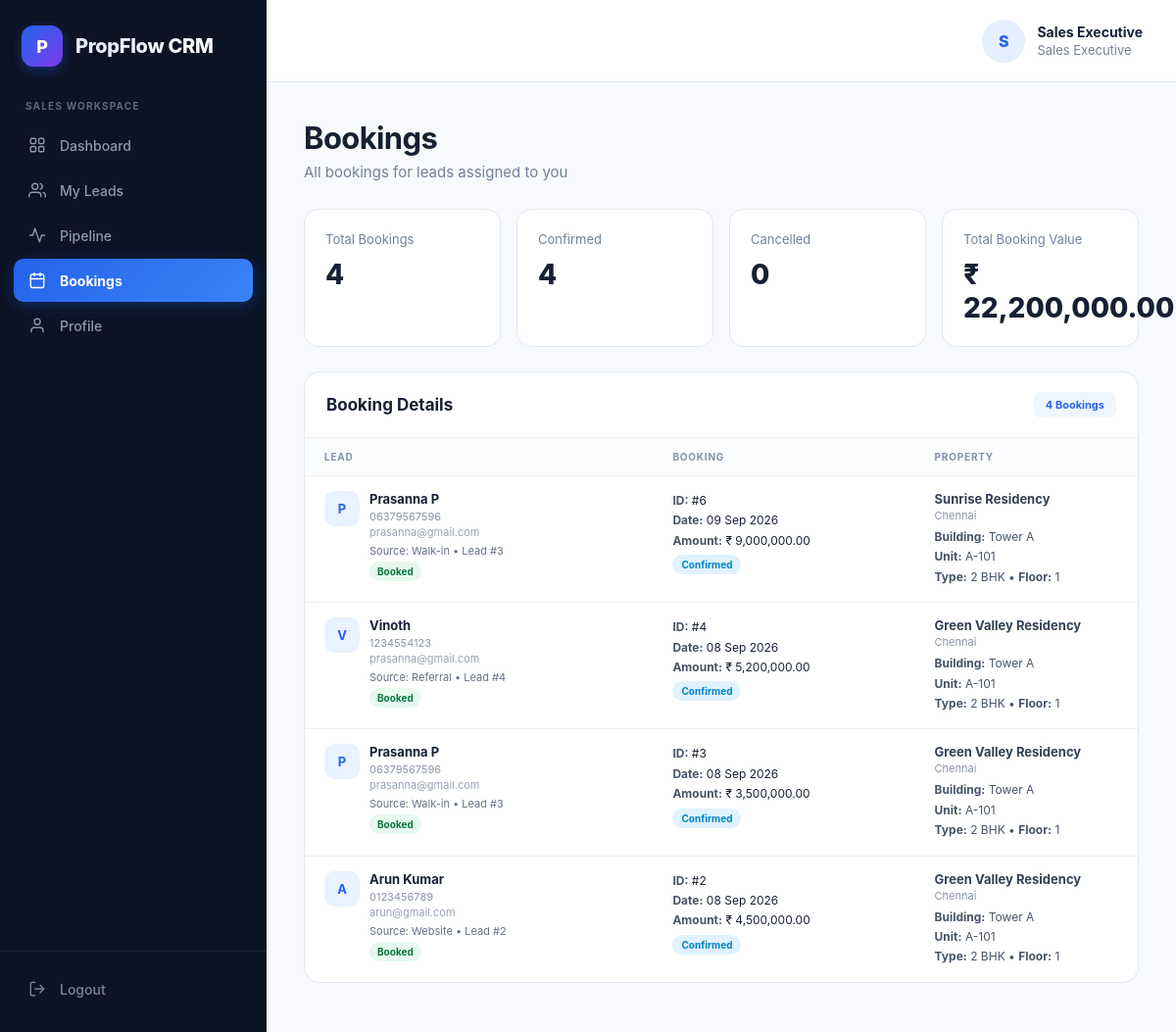
Page /sales/bookings.php (signed in) on the committed database.
### tables this page shows
CREATE TABLE `bookings` (
  `id` int(10) UNSIGNED NOT NULL,
  `lead_id` int(10) UNSIGNED NOT NULL,
  `unit_id` int(10) UNSIGNED NOT NULL,
  `booked_by` int(10) UNSIGNED NOT NULL,
  `booking_date` date NOT NULL,
  `amount` decimal(15,2) NOT NULL DEFAULT 0.00,
  `status` enum('Confirmed','Cancelled') NOT NULL DEFAULT 'Confirmed',
  `notes` text DEFAULT NULL,
  `created_at` timestamp NOT NULL DEFAULT current_timestamp(),
  `updated_at` timestamp NOT NULL DEFAULT current_timestamp() ON UPDATE current_timestamp()
);

CREATE TABLE `leads` (
  `id` int(10) UNSIGNED NOT NULL,
  `name` varchar(150) NOT NULL,
  `phone` varchar(30) NOT NULL,
  `email` varchar(150) DEFAULT NULL,
  `source` varchar(100) DEFAULT NULL,
  `stage` enum('New','Contacted','Site Visit','Interested','Negotiation','Booked','Lost') NOT NULL DEFAULT 'New',
  `assigned_to` int(10) UNSIGNED DEFAULT NULL,
  `follow_up_date` date DEFAULT NULL,
  `notes` text DEFAULT NULL,
  `created_at` timestamp NOT NULL DEFAULT current_timestamp(),
  `updated_at` timestamp NOT NULL DEFAULT current_timestamp() ON UPDATE current_timestamp()
);

CREATE TABLE `projects` (
  `id` int(10) UNSIGNED NOT NULL,
  `name` varchar(150) NOT NULL,
  `location` varchar(255) NOT NULL,
  `description` text DEFAULT NULL,
  `status` enum('active','inactive') NOT NULL DEFAULT 'active',
  `created_at` timestamp NOT NULL DEFAULT current_timestamp(),
  `updated_at` timestamp NOT NULL DEFAULT current_timestamp() ON UPDATE current_timestamp()
);

CREATE TABLE `buildings` (
  `id` int(10) UNSIGNED NOT NULL,
  `project_id` int(10) UNSIGNED NOT NULL,
  `name` varchar(100) NOT NULL,
  `floors` int(10) UNSIGNED DEFAULT 1,
  `description` text DEFAULT NULL,
  `status` enum('active','inactive') NOT NULL DEFAULT 'active',
  `created_at` timestamp NOT NULL DEFAULT current_timestamp()
);

CREATE TABLE `units` (
  `id` int(10) UNSIGNED NOT NULL,
  `building_id` int(10) UNSIGNED NOT NULL,
  `unit_number` varchar(50) NOT NULL,
  `type` enum('1 BHK','2 BHK','3 BHK','4 BHK','Villa','Commercial') NOT NULL,
  `floor` int(10) UNSIGNED NOT NULL DEFAULT 1,
  `price` decimal(15,2) NOT NULL DEFAULT 0.00,
  `status` enum('available','reserved','booked','blocked') NOT NULL DEFAULT 'available',
  `description` text DEFAULT NULL,
  `created_at` timestamp NOT NULL DEFAULT current_timestamp(),
  `updated_at` timestamp NOT NULL DEFAULT current_timestamp() ON UPDATE current_timestamp()
);

### includes/auth.php (called while the page is built, shortened)
<?php
function currentUser()
{
    return $_SESSION['user'] ?? null;
}

### sales/bookings.php (the view, shortened to what this page needs)
<?php
require_once "../includes/auth.php";
$user = currentUser();
require_once "../config/database.php";
$currentUserId = (int)($user['id'] ?? 0);
function e($value)
{
    return htmlspecialchars((string)$value, ENT_QUOTES, 'UTF-8');
}
function formatAmount($amount)
{
    return '₹ ' . number_format(
        (float)$amount,
        2,
        '.',
        ','
    );
}
function formatDateValue($date)
{
    $time = strtotime($date);
    return date('d M Y', $time);
}
function getStatusClass($status)
{
    $status = strtolower(trim((string)$status));
    if ($status === 'confirmed') {
        return 'confirmed';
    }
    return 'pending';
}
function getInitial($name)
{
    $name = trim((string)$name);
    return strtoupper(substr($name, 0, 1));
}
$bookings = array();
$totalBookings = 0;
$confirmedBookings = 0;
$cancelledBookings = 0;
$totalBookingValue = 0;
try {
    $sql = "
        SELECT
            /* ========================= */
            /* BOOKING DETAILS           */
            /* ========================= */
            bk.id           AS booking_id,
            bk.lead_id,
            bk.unit_id,
            bk.booking_date,
            bk.amount,
            bk.status       AS booking_status,
            bk.created_at   AS booking_created_at,
            /* ========================= */
            /* LEAD DETAILS              */
            /* ========================= */
            l.id            AS lead_id,
            l.name          AS lead_name,
            l.phone         AS lead_phone,
            l.email         AS lead_email,
            l.source        AS lead_source,
            l.stage         AS lead_stage,
            l.assigned_to   AS lead_assigned_to,
            /* ========================= */
            /* UNIT DETAILS              */
            /* ========================= */
            u.unit_number,
            u.type          AS unit_type,
            u.floor         AS unit_floor,
            u.price         AS unit_price,
            u.status        AS unit_status,
            /* ========================= */
            /* BUILDING DETAILS          */
            /* ========================= */
            b.id            AS building_id,
            b.name          AS building_name,
            b.floors        AS building_floors,
            /* ========================= */
            /* PROJECT DETAILS           */
            /* ========================= */
            p.id            AS project_id,
            p.name          AS project_name,
            p.location      AS project_location,
            p.status        AS project_status
        FROM bookings AS bk
        INNER JOIN leads AS l
            ON l.id = bk.lead_id
        LEFT JOIN units AS u
            ON u.id = bk.unit_id
        LEFT JOIN buildings AS b
            ON b.id = u.building_id
        LEFT JOIN projects AS p
            ON p.id = b.project_id
        WHERE l.assigned_to = :userId
        ORDER BY
            bk.booking_date DESC,
            bk.id DESC
    ";
    $stmt = $pdo->prepare($sql);
    $stmt->execute(array('userId' => $currentUserId));
    $bookings = $stmt->fetchAll(PDO::FETCH_ASSOC);
    foreach ($bookings as $booking) {
        $status = strtolower(
            trim(
                (string)($booking['booking_status'] ?? '')
            )
        );
        if ($status === 'confirmed') {
            $confirmedBookings++;
            $totalBookingValue += (float)(
                $booking['amount'] ?? 0
            );
        } elseif (
            $status === 'cancelled' ||
            $status === 'canceled'
        ) {
            $cancelledBookings++;
        }
    }
    $totalBookings = count($bookings);
} catch (PDOException $e) {
    $databaseError =
        "Unable to load booking information. Error: "
        . $e->getMessage();
    $bookings = array();
    $totalBookings = 0;
    $confirmedBookings = 0;
    $cancelledBookings = 0;
    $totalBookingValue = 0;
}
$profileName = trim(
    $user['name'] ?? 'Sales'
);
$profileInitial = getInitial($profileName);
?>
<!DOCTYPE html>
<html lang="en">
<head>
</head>
<body>
<?php $activePage = 'bookings'; include 'sidebar.php'; ?>
<header class="topbar">
    <div class="profile">
        <div class="avatar">
            <?= e($profileInitial) ?>
        </div>
        <div>
            <div class="profile-name">
                <?= e($profileName) ?>
            </div>
            <div class="profile-role">
                Sales Executive
            </div>
        </div>
    </div>
</header>
<main class="main">
    <div class="page-head">
        <div>
            <h1 class="page-title">
                Bookings
            </h1>
            <p class="page-subtitle">
                All bookings for leads assigned to you
            </p>
        </div>
    </div>
    <section class="stats">
        <div class="stat">
            <div class="stat-label">Total Bookings</div>
            <div class="stat-value"><?= (int)$totalBookings ?></div>
        </div>
        <div class="stat">
            <div class="stat-label">Confirmed</div>
            <div class="stat-value"><?= (int)$confirmedBookings ?></div>
        </div>
        <div class="stat">
            <div class="stat-label">Cancelled</div>
            <div class="stat-value"><?= (int)$cancelledBookings ?></div>
        </div>
        <div class="stat">
            <div class="stat-label">Total Booking Value</div>
            <div class="stat-value"><?= formatAmount($totalBookingValue) ?></div>
        </div>
    </section>
    <div class="card">
        <div class="card-head">
            <h2 class="card-title">Booking Details</h2>
            <span class="booking-count">
                <?= (int)$totalBookings ?> Booking<?= $totalBookings !== 1 ? 's' : '' ?>
            </span>
        </div>
        <?php if (empty($bookings)): ?>
            <div class="empty">
                <div class="empty-icon">📋</div>
                <p>No bookings found for your assigned leads.</p>
            </div>
        <?php else: ?>
            <div class="table-wrap">
                <table>
                    <thead>
                        <tr>
                            <th>Lead</th>
                            <th>Booking</th>
                            <th>Property</th>
                        </tr>
                    </thead>
                    <tbody>
                    <?php foreach ($bookings as $b): ?>
                        <?php
                            $stageSlug = strtolower(
                                str_replace(
                                    ' ',
                                    '',
                                    trim((string)($b['lead_stage'] ?? ''))
                                )
                            );
                            $stageClass = 'new';
                            if ($stageSlug === 'booked')      $stageClass = 'booked';
                            elseif ($stageSlug === 'contacted')  $stageClass = 'contacted';
                            elseif ($stageSlug === 'interested') $stageClass = 'interested';
                            elseif ($stageSlug === 'negotiation') $stageClass = 'negotiation';
                            elseif ($stageSlug === 'sitevisit')  $stageClass = 'site';
                            elseif ($stageSlug === 'lost')       $stageClass = 'lost';
                        ?>
                        <tr>
                            <td>
                                <div class="customer">
                                    <div class="customer-avatar">
                                        <?= e(getInitial($b['lead_name'])) ?>
                                    </div>
                                    <div>
                                        <div class="customer-name">
                                            <?= e($b['lead_name']) ?>
                                        </div>
                                        <div class="customer-info">
                                            <?= e($b['lead_phone']) ?>
                                        </div>
                                        <div class="customer-email">
                                            <?= e($b['lead_email']) ?>
                                        </div>
                                        <div class="lead-meta">
                                            Source: <?= e($b['lead_source']) ?>
                                            &bull; Lead #<?= e($b['lead_id']) ?>
                                        </div>
                                        <span class="lead-stage <?= e($stageClass) ?>">
                                            <?= e($b['lead_stage']) ?>
                                        </span>
                                    </div>
                                </div>
                            </td>
                            <td>
                                <div class="booking-detail">
                                    <strong>ID:</strong> #<?= e($b['booking_id']) ?><br>
                                    <strong>Date:</strong> <?= formatDateValue($b['booking_date']) ?><br>
                                    <strong>Amount:</strong> <?= formatAmount($b['amount']) ?>
                                </div>
                                <span class="status-badge <?= e(getStatusClass($b['booking_status'])) ?>">
                                    <?= e(ucfirst(strtolower((string)($b['booking_status'] ?? '')))) ?>
                                </span>
                            </td>
                            <td>
                                <div class="project-name">
                                    <?= e($b['project_name'] ?? '-') ?>
                                </div>
                                <div class="project-location">
                                    <?= e($b['project_location'] ?? '-') ?>
                                </div>
                                <div class="property-info">
                                    <strong>Building:</strong> <?= e($b['building_name'] ?? '-') ?><br>
                                    <strong>Unit:</strong> <?= e($b['unit_number'] ?? '-') ?><br>
                                    <strong>Type:</strong> <?= e($b['unit_type'] ?? '-') ?>
                                    &bull;
                                    <strong>Floor:</strong> <?= e($b['unit_floor'] ?? '-') ?>
                                </div>
                            </td>
                        </tr>
                    <?php endforeach; ?>
                    </tbody>
                </table>
            </div>
        <?php endif; ?>
    </div>
</main>
</body>
</html>

### sales/bookings.php (style rules this page uses)
* { box-sizing: border-box; }
body { margin: 0; font-family: Inter, -apple-system, BlinkMacSystemFont, "Segoe UI", sans-serif; background: #f7f9fc; color: #172033; }
.topbar { position: fixed; left: 272px; right: 0; top: 0; height: 84px; background: #fff; border-bottom: 1px solid #e4e9f1; display: flex; align-items: center; justify-content: flex-end; padding: 0 34px; z-index: 10; }
.profile { display: flex; align-items: center; gap: 12px; }
.avatar { width: 44px; height: 44px; border-radius: 50%; background: #e5efff; color: #2463dd; display: flex; align-items: center; justify-content: center; font-weight: 800; }
.profile-name { font-size: 14px; font-weight: 700; }
.profile-role { margin-top: 2px; color: #75819a; font-size: 13px; }
.main { margin-left: 272px; padding: 122px 38px 50px; min-height: 100vh; }
.page-head { display: flex; justify-content: space-between; align-items: flex-start; margin-bottom: 28px; }
.page-title { margin: 0; font-size: 31px; letter-spacing: -.02em; }
.page-subtitle { margin: 7px 0 0; color: #71809a; font-size: 15px; }
.stats { display: grid; grid-template-columns: repeat(4, minmax(0, 1fr)); gap: 16px; margin-bottom: 25px; }
.stat { background: #fff; border: 1px solid #e1e7f0; border-radius: 15px; padding: 22px 21px; }
.stat-label { color: #71809a; font-size: 13px; }
.stat-value { margin-top: 11px; font-size: 28px; font-weight: 800; }
.card { background: #fff; border: 1px solid #e1e7f0; border-radius: 16px; overflow: hidden; }
.card-head { display: flex; align-items: center; justify-content: space-between; padding: 20px 22px; border-bottom: 1px solid #e8ecf2; }
.card-title { margin: 0; font-size: 17px; }
.booking-count { background: #eff6ff; color: #2864e8; padding: 6px 12px; border-radius: 7px; font-size: 11px; font-weight: 700; }
.table-wrap { width: 100%; overflow-x: auto; }
table { width: 100%; border-collapse: collapse; min-width: 1100px; }
th { text-align: left; padding: 13px 20px; background: #fbfcfe; color: #8090aa; font-size: 10px; letter-spacing: .08em; text-transform: uppercase; white-space: nowrap; }
td { padding: 15px 20px; border-top: 1px solid #edf0f5; font-size: 13px; vertical-align: top; }
.customer { display: flex; align-items: flex-start; gap: 10px; min-width: 200px; }
.customer-avatar { width: 36px; height: 36px; flex-shrink: 0; border-radius: 10px; background: #eaf1ff; color: #2563eb; display: flex; align-items: center; justify-content: center; font-size: 13px; font-weight: 750; }
.customer-name { font-weight: 700; color: #172033; }
.customer-info { color: #8a94a6; font-size: 11px; margin-top: 3px; }
.customer-email { color: #98a2b3; font-size: 11px; margin-top: 2px; }
.lead-meta { margin-top: 5px; font-size: 11px; color: #667085; }
.lead-stage { display: inline-flex; padding: 4px 8px; border-radius: 999px; font-size: 10px; font-weight: 700; margin-top: 4px; }
.lead-stage.booked { background: #e7f8ee; color: #08753d; }
.booking-detail { font-size: 12px; line-height: 1.7; }
.booking-detail strong { color: #475467; }
.status-badge { display: inline-flex; padding: 4px 9px; border-radius: 999px; font-size: 10px; font-weight: 700; margin-top: 4px; }
.status-badge.confirmed { background: #e0f2fe; color: #0284c7; }
.project-name { font-weight: 650; color: #344054; }
.project-location { color: #8a94a6; font-size: 11px; margin-top: 2px; }
.property-info { margin-top: 5px; font-size: 12px; line-height: 1.7; color: #475467; }

### rows in the picture
bookings: lead.name "P", lead.name "Prasanna P", lead.phone "06379567596", lead.email "prasanna@gmail.com", lead.source "Walk-in", lead "3", lead.stage "Booked", id "6", booking_date "09 Sep 2026", amount "₹ 9,000,000.00", status "Confirmed", projects.name "Sunrise Residency", projects.location "Chennai", buildings.name "Tower A", unit.unit_number "A-101", unit.type "2 BHK", unit.floor "1"
bookings: lead.name "V", lead.name "Vinoth", lead.phone "1234554123", lead.email "prasanna@gmail.com", lead.source "Referral", lead "4", lead.stage "Booked", id "4", booking_date "08 Sep 2026", amount "₹ 5,200,000.00", status "Confirmed", projects.name "Green Valley Residency", projects.location "Chennai", buildings.name "Tower A", unit.unit_number "A-101", unit.type "2 BHK", unit.floor "1"
bookings: lead.name "P", lead.name "Prasanna P", lead.phone "06379567596", lead.email "prasanna@gmail.com", lead.source "Walk-in", lead "3", lead.stage "Booked", id "3", booking_date "08 Sep 2026", amount "₹ 3,500,000.00", status "Confirmed", projects.name "Green Valley Residency", projects.location "Chennai", buildings.name "Tower A", unit.unit_number "A-101", unit.type "2 BHK", unit.floor "1"
bookings: lead.name "A", lead.name "Arun Kumar", lead.phone "0123456789", lead.email "arun@gmail.com", lead.source "Website", lead "2", lead.stage "Booked", id "2", booking_date "08 Sep 2026", amount "₹ 4,500,000.00", status "Confirmed", projects.name "Green Valley Residency", projects.location "Chennai", buildings.name "Tower A", unit.unit_number "A-101", unit.type "2 BHK", unit.floor "1"

### other values in the picture
$profileInitial "S"
$profileName "Sales Executive"
$totalBookings "4"
$confirmedBookings "4"
$cancelledBookings "0"
formatAmount($totalBookingValue) "₹ 22,200,000.00"
